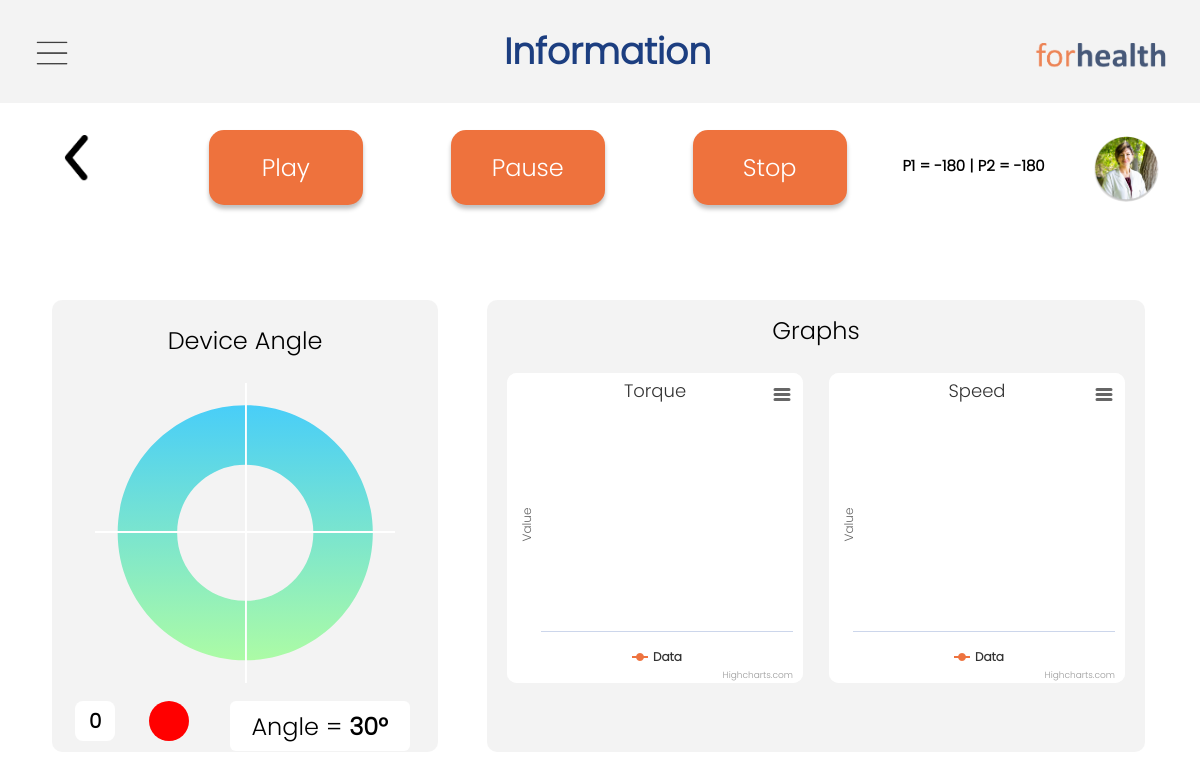
The page /information (signed in) on the database as committed earlier.
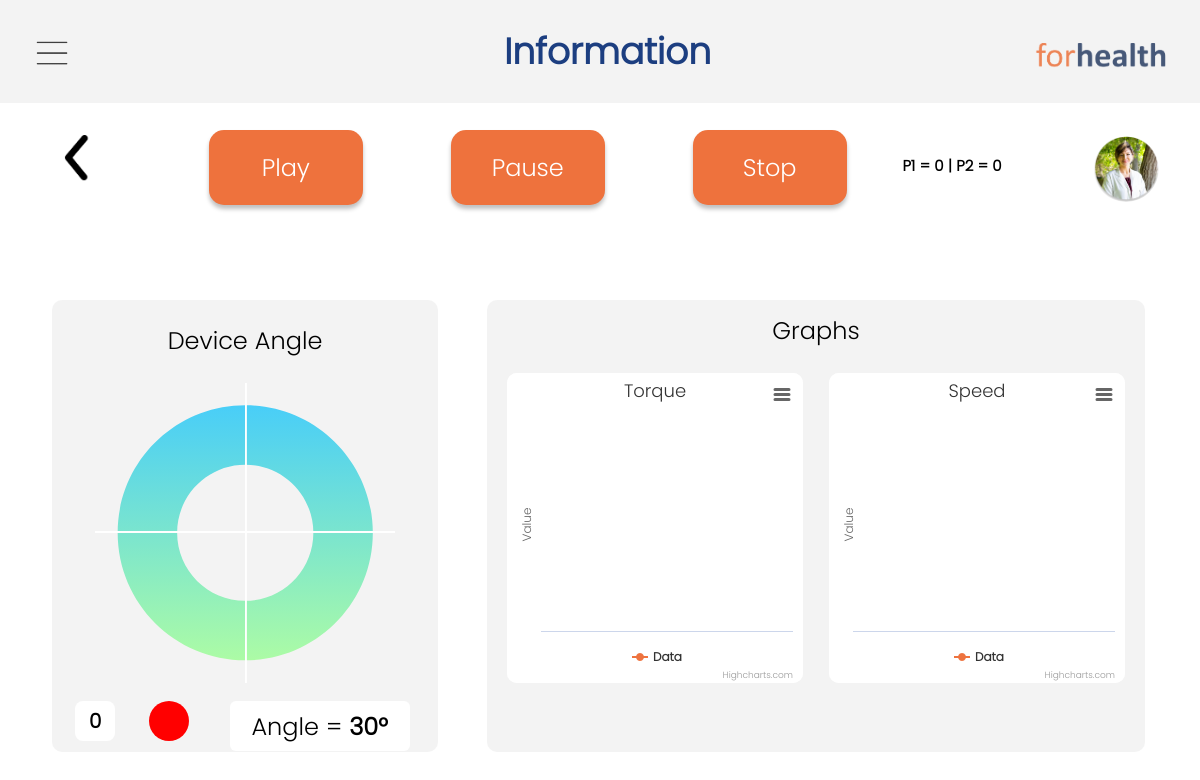
The same page on the database as committed later.
### tables this page shows
CREATE TABLE info1(name_user varchar(50),password_user varchar(50) ,email_user varchar(50) ,phone_user varchar(50) ,address_user varchar(50),uname varchar(50),uage varchar(50),uweight varchar(50),uheight varchar(50),selectbtn varchar(50),point1 int,point2 int,Resistance int,Rep int);

### main.py (the view)
@app.route('/information', methods=['GET', 'POST'])
def information():
    cursor.execute("select * from info1 WHERE name_user=(?)",
                       (session['username'],))
    dataform = cursor.fetchone()
    if dataform is not None:
        point1 = dataform["point1"]
        point2 = dataform["point2"]
        if session["username"] == session["username1"]:
            if dataform['selectbtn']=="Freedrive":
                return render_template("fourthpage.html",back="details",point1="0",point2="0")
            return render_template("fourthpage.html",back="select",point1=point1,point2=point2)
    else:
        return render_template("fourthpage.html")

### templates/fourthpage.html (shortened to what the changed rows need)
<!DOCTYPE html>
<html>
<head>
  <link rel="stylesheet" type="text/css" href="{{ url_for('static', filename='css/graphs.css') }}">
  <link rel="stylesheet" type="text/css" href="{{ url_for('static', filename='css/navbar.css') }}">
  <link rel="stylesheet" href="{{ url_for('static', filename='css/w3.css') }}">
  <link rel="stylesheet" href="{{ url_for('static', filename='css/input.css') }}">
</head>
<body>
  <link rel="stylesheet" href="{{ url_for('static', filename='css/myprofilenav.css') }}">
  <br>
  <div class="navbar"
    style="padding-top: 0.4%; padding-left:3%; padding-bottom: 6.6%; background-color: white; opacity: 100%;">
    <div style="float: left; width: 70%;">
      <div style=" position: absolute; margin-left: 50%; margin-top: 1.5%;">
        <p style="
        width: 156px;
        height: 36px;;
        font-family: Poppins;
        font-style: normal;
        font-weight: normal;
        font-size: 15px;
        line-height: 36px;
        margin-left: 60%;
        color: #000000;margin-top: 0%;" id="point12"><b>P1 = {{point1}} | P2 = {{point2}}</b></p>
      </div>
    </div>
  </div>
</body>
</html>

Rows that differ between the two databases and show on the page:
no longer on this page (row edited): info1: point1 "-180", point2 "-180"
Other text that changed with them:
{{ point1 }}: (not shown) → "0"
{{ point2 }}: (not shown) → "0"
